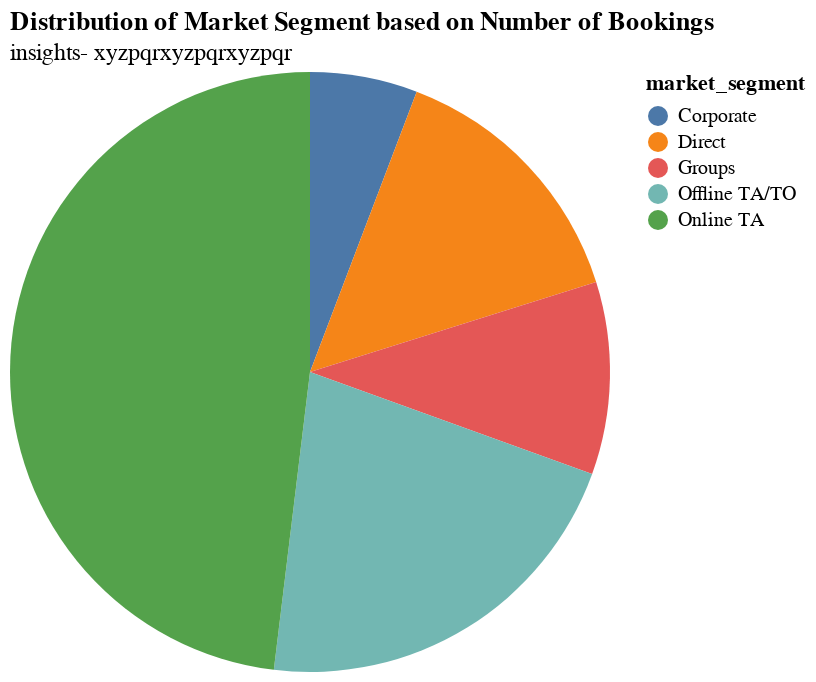

Notebook code cell kept with this figure:
### Code cell
(alt.Chart(market_seg,
           title= alt.TitleParams(
               "Distribution of Market Segment based on Number of Bookings",
               subtitle= "insights- xyzpqrxyzpqrxyzpqr",
           )
          )
 .mark_arc()
 .encode(
     alt.Theta("size:Q"),
     alt.Color("market_segment:N"),
 )
 .properties(
     width= 300,
     height= 300,
 )
 .configure_title(
     align= "left",
     anchor= "start"
 )
)

### Figure 1 — Vega-Lite specification as saved in the notebook (floating-point values rounded to 4 significant figures)
{"usermeta": {"embedOptions": {"theme": "fivethirtyeight"}}, "config": {"view": {"continuousWidth": 400, "continuousHeight": 300}, "title": {"align": "left", "anchor": "start"}}, "data": {"name": "data-7d73c7cc50b61cd87164876e2703593e"}, "mark": "arc", "encoding": {"color": {"field": "market_segment", "type": "nominal"}, "theta": {"field": "size", "type": "quantitative"}}, "height": 300, "title": {"text": "Distribution of Market Segment based on Number of Bookings", "subtitle": "insights- xyzpqrxyzpqrxyzpqr"}, "width": 300, "$schema": "https://vega.github.io/schema/vega-lite/v4.17.0.json", "datasets": {"data-7d73c7cc50b61cd87164876e2703593e": [{"market_segment": "Corporate", "size": 4303}, {"market_segment": "Direct", "size": 10672}, {"market_segment": "Groups", "size": 7714}, {"market_segment": "Offline TA/TO", "size": 15908}, {"market_segment": "Online TA", "size": 35738}]}}
